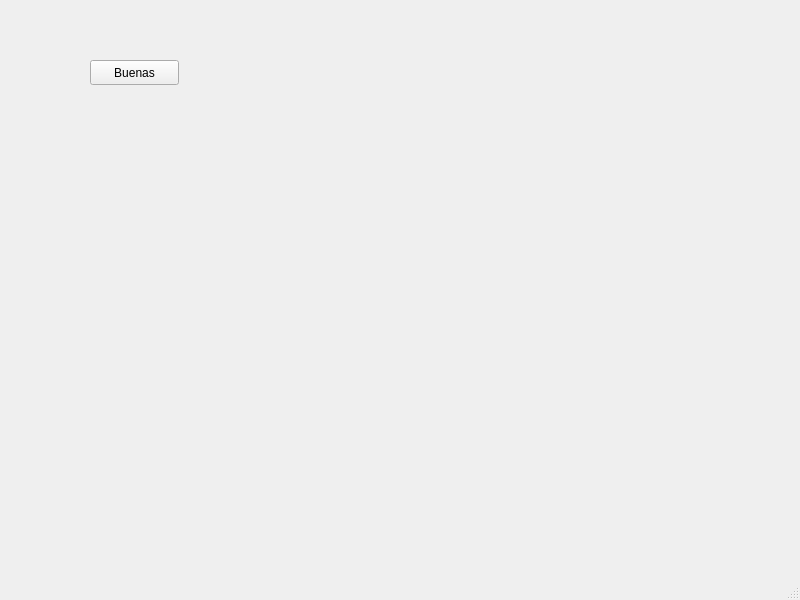
<?xml version="1.0" encoding="UTF-8"?>
<ui version="4.0">
 <class>MainWindow</class>
 <widget class="QMainWindow" name="MainWindow">
  <property name="geometry">
   <rect>
    <x>0</x>
    <y>0</y>
    <width>800</width>
    <height>600</height>
   </rect>
  </property>
  <property name="windowTitle">
   <string>MainWindow</string>
  </property>
  <widget class="QWidget" name="centralwidget">
   <widget class="QPushButton" name="pushButton">
    <property name="geometry">
     <rect>
      <x>90</x>
      <y>60</y>
      <width>89</width>
      <height>25</height>
     </rect>
    </property>
    <property name="text">
     <string>Buenas</string>
    </property>
   </widget>
  </widget>
  <widget class="QMenuBar" name="menubar">
   <property name="geometry">
    <rect>
     <x>0</x>
     <y>0</y>
     <width>800</width>
     <height>22</height>
    </rect>
   </property>
  </widget>
  <widget class="QStatusBar" name="statusbar"/>
 </widget>
 <resources/>
 <connections/>
</ui>
